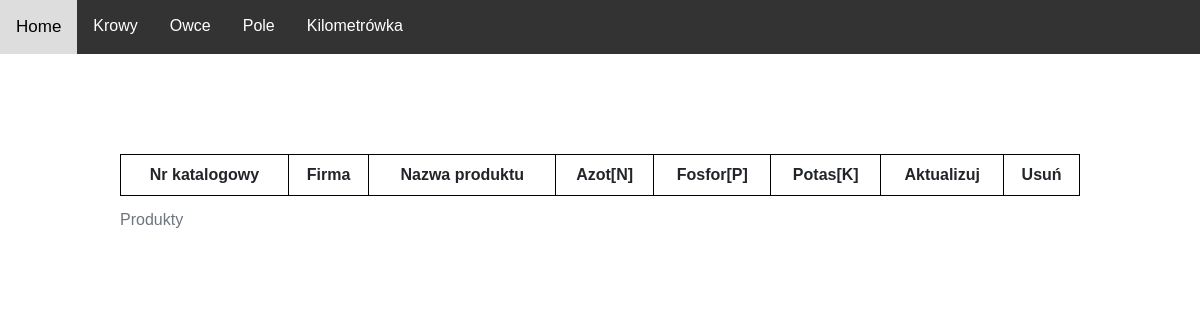
/field/npk/product_list/, run on an earlier commit of the app's database.
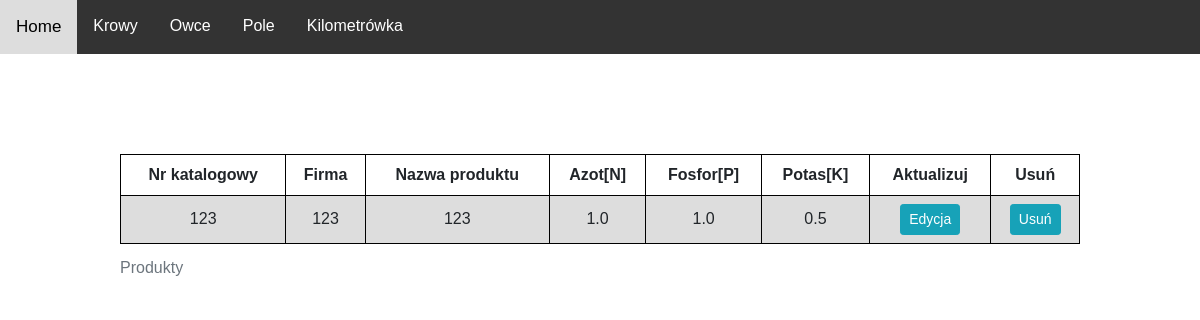
And on a later commit of the database.
### Field/models.py (models this page shows)
class NPK_Product(models.Model):
    catalog_number = models.CharField(max_length=10, blank=True, null=True)
    product_firm = models.CharField(max_length=10, blank=True, null=True)
    product_name = models.CharField(max_length=10, blank=True, null=True)
    nitrogen_product = models.FloatField(blank=True, null=True)
    phosphorus_product = models.FloatField(blank=True, null=True)
    potassium_product = models.FloatField(blank=True, null=True)

### Field/views.py (the view)
# urls.py: path('field/npk/product_list/', FieldView.product_list_NPK, name="product_list"), #table with all products
def product_list_NPK(request):
    product = NPK_Product.objects.all()
    context = {
        "product" : product,
    }
    return render(request, "Field/product_list.html", context)

### Field/templates/Field/product_list.html
{% extends 'MainPage/main.html' %}
{% block content %}
<table class="center">
    <caption>Produkty</caption>
    <tr>
        <th>Nr katalogowy</th>
        <th>Firma</th>
        <th>Nazwa produktu</th>
        <th>Azot[N]</th>
        <th>Fosfor[P]</th>
        <th>Potas[K]</th>
        <th>Aktualizuj</th>
        <th>Usuń</th>
    </tr>
    {% for k in product %}
    <tr>
      <td>{{k.catalog_number|default_if_none:''}}</td>
      <td>{{k.product_firm|default_if_none:''}}</td>
      <td>{{k.product_name|default_if_none:''}}</td>
      <td>{{k.nitrogen_product|default_if_none:''}}</td>
      <td>{{k.phosphorus_product|default_if_none:''}}</td>
      <td>{{k.potassium_product|default_if_none:''}}</td>
      <td><a class="btn btn-sm btn-info" href="{% url 'update_product' k.id %}">Edycja</a></td>
      <td><a class="btn btn-sm btn-info" href="{% url 'delete_product' k.id %}">Usuń</a></td>
    </tr>
    {% endfor %}
  </table>
{% endblock %}

What changed in the data, as far as the page shows it:
added NPK_Product: catalog_number "123", product_firm "123", product_name "123", nitrogen_product "1.0", phosphorus_product "1.0", potassium_product "0.5"
